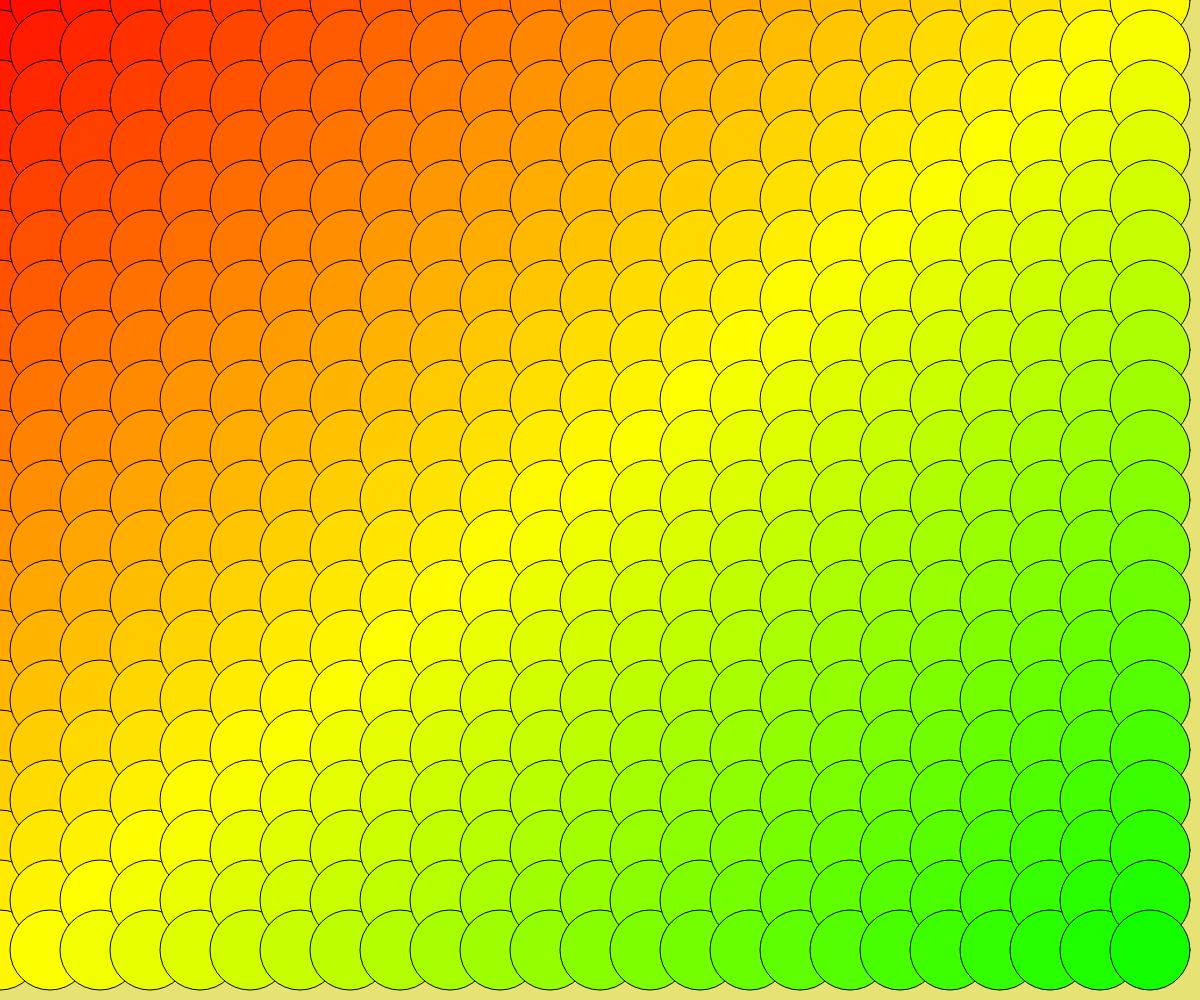
Frame 1 (no input)
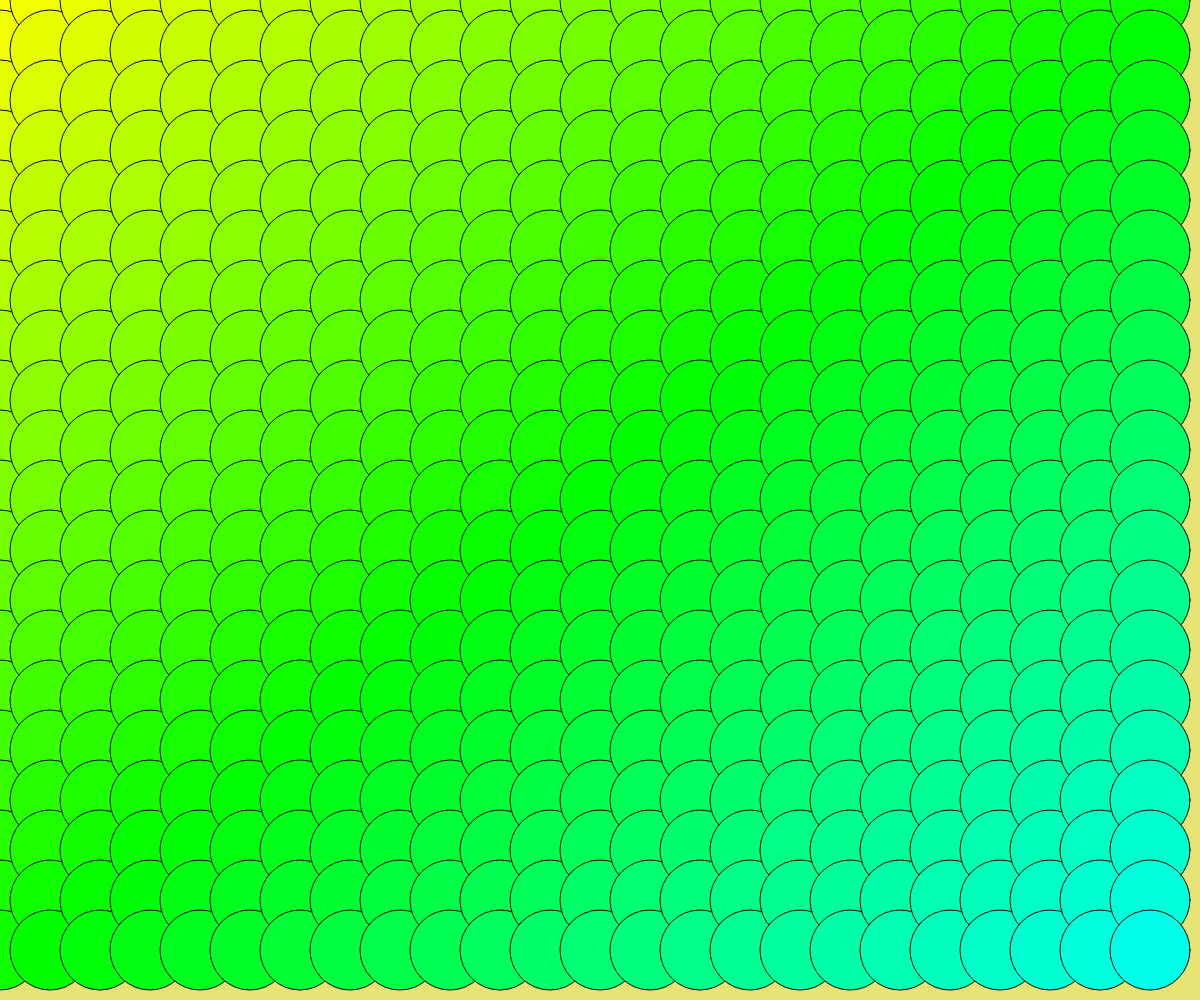
Frame 60 (no input)
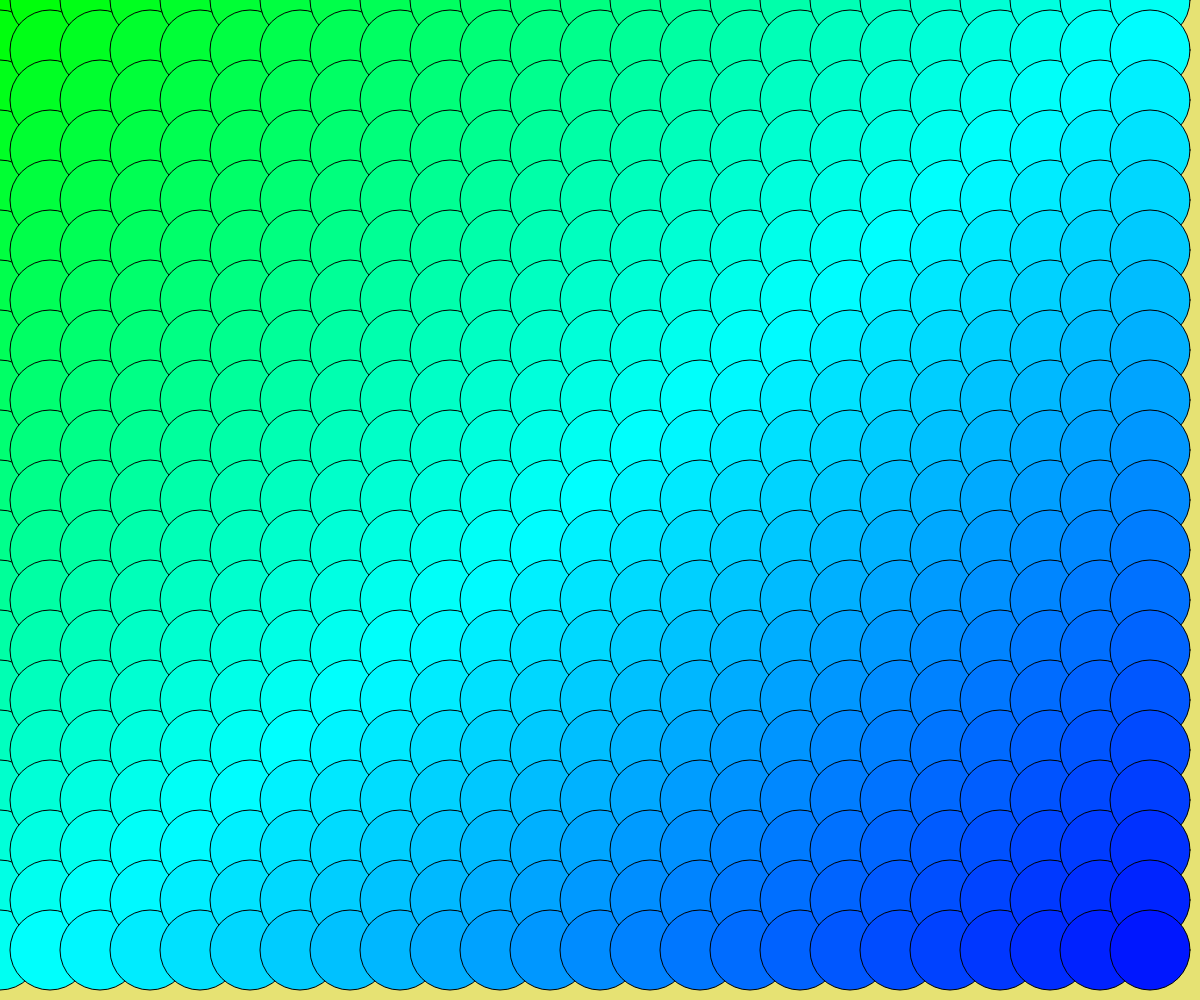
Frame 120 (the mouse pressed at the canvas centre since frame 60)

The p5.js sketch that drew these frames (run headless with seeded random() and noise() and a simulated clock; from frame 60 on, the mouse is pressed at the canvas centre):

// p5.js sketch
// ── sketch.js
function setup() {
  createCanvas(windowWidth, windowHeight);
  colorMode(HSB, 360, 100, 100,1);
}

function draw() {
  background(58, 50, 90);
  for (let i = 0; i < width; i+= 50) {
    for (let j = 0; j < height; j += 50) {
      var clr = color((frameCount + i / width * 60 + j / height * 60) % 360, 100, 100);
      //clr.setAlpha(i/width);
      fill(clr);
      ellipse(i, j, 80, 80);
    }
  }
}
